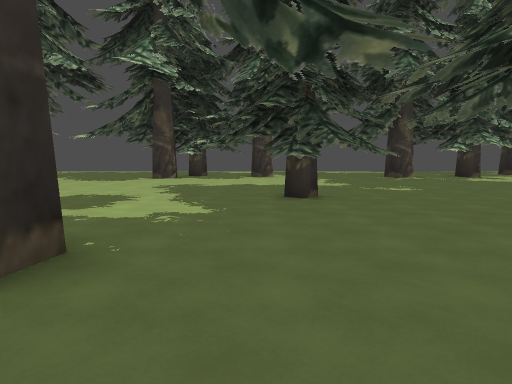
view 1 (above)

24 first-person views from a walk through a level from a Godot 3-D game. The camera is 1.4 m above the floor, tilts 6° down and sees 75° across. The floor is counted in squares, 2 m on a side. Each view is taken from the middle of a square. On the plan, view 1 faces up. The plan holds only what a view shows up to about 10 squares ahead; the rest is blank. The place goes on beyond the plan.

view 2
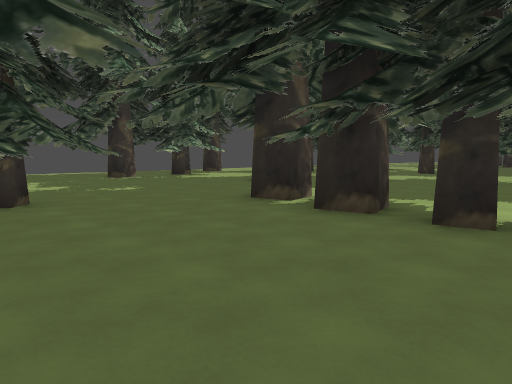

view 3
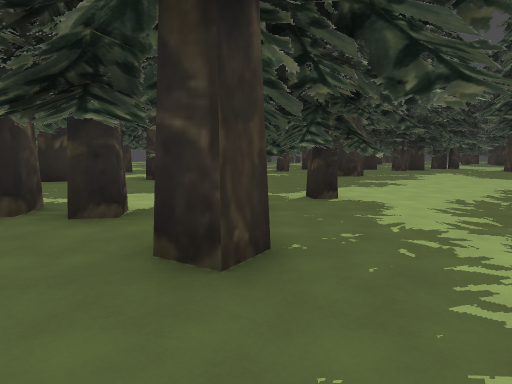

view 4
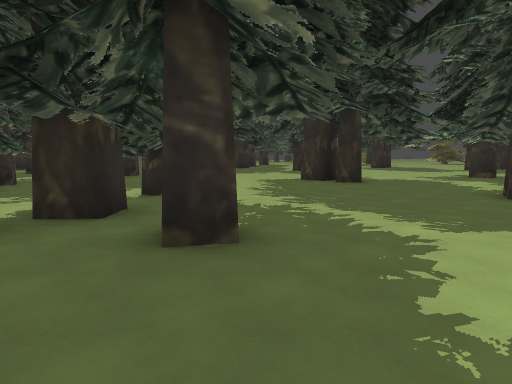

view 5
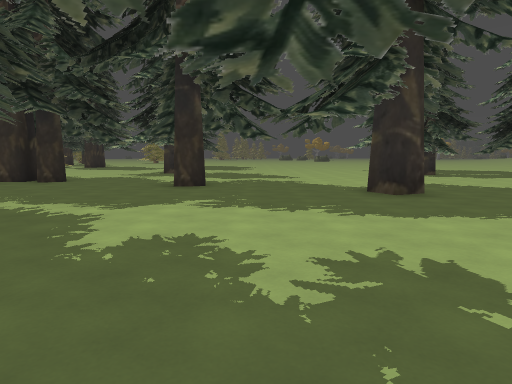

view 6
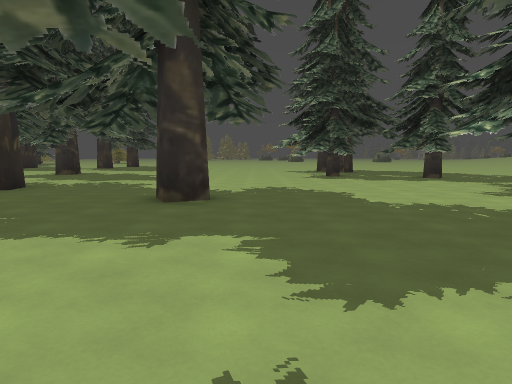

view 7
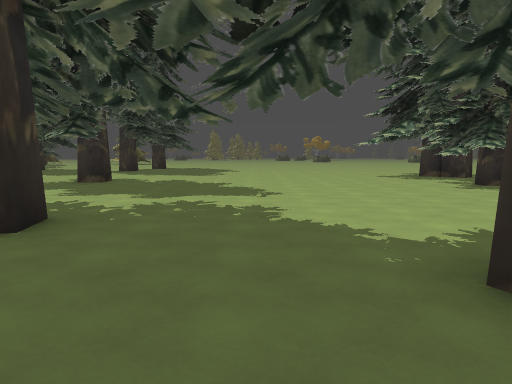

view 8
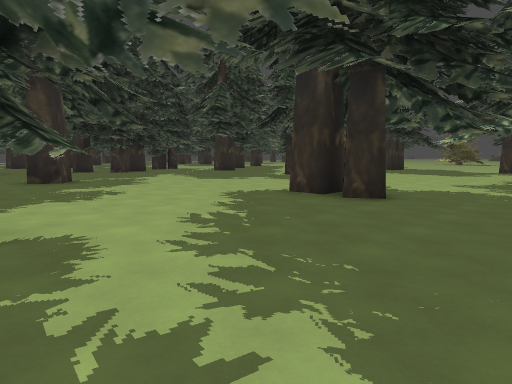

view 9
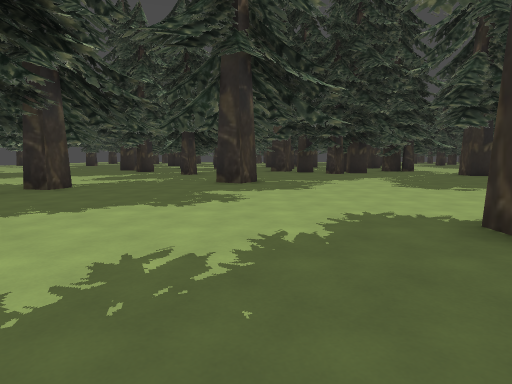

view 10
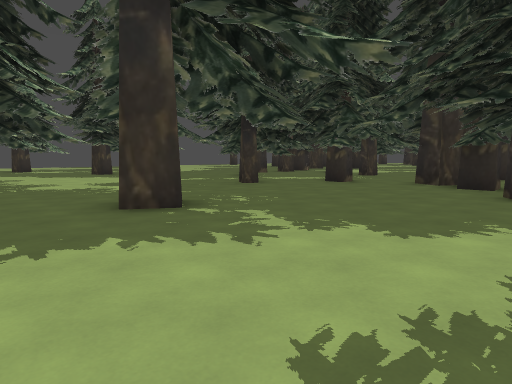

view 11
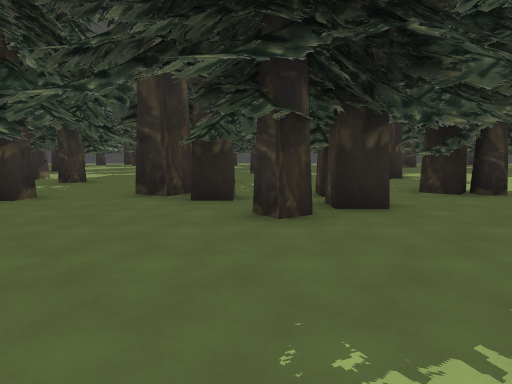

view 12
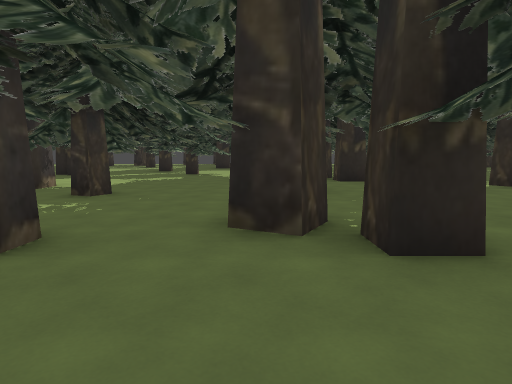

view 13
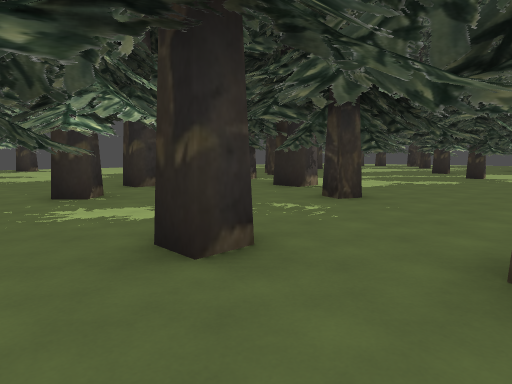

view 14
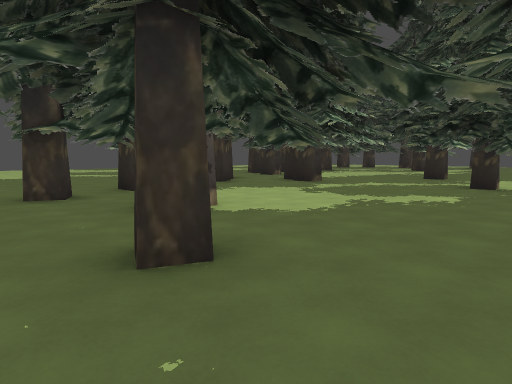

view 15
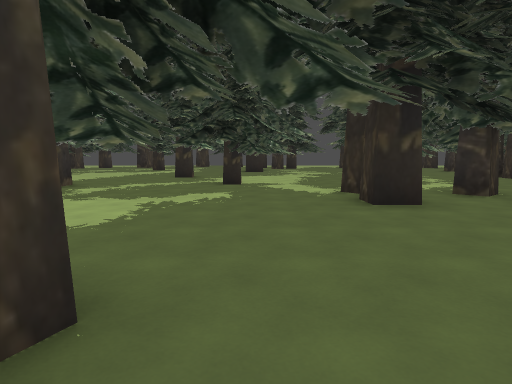

view 16
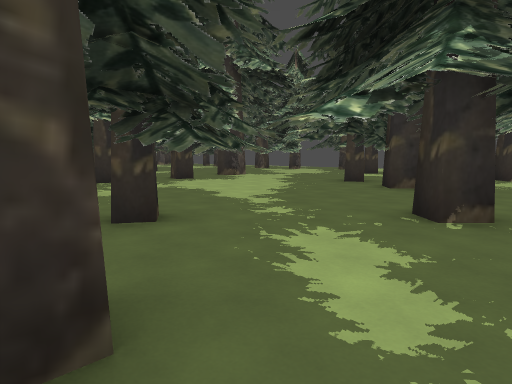

view 17
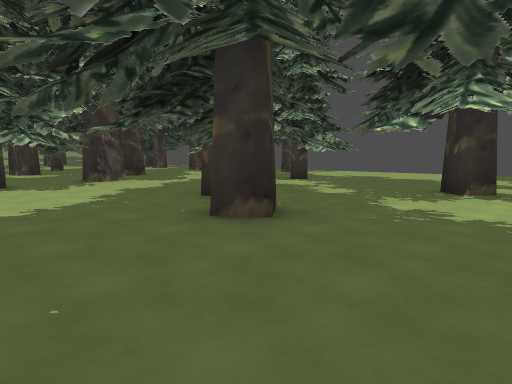

view 18
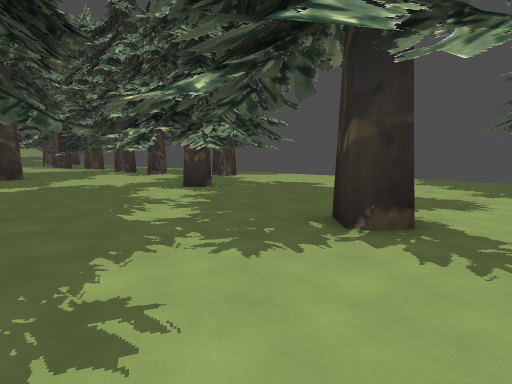

view 19
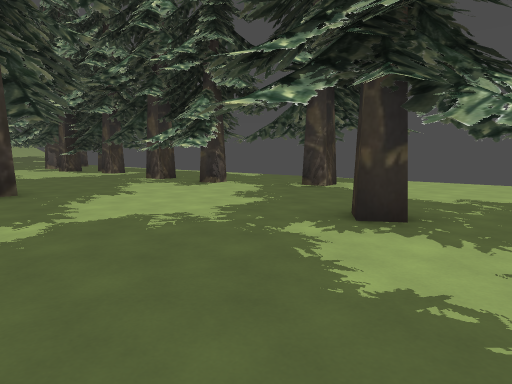

view 20
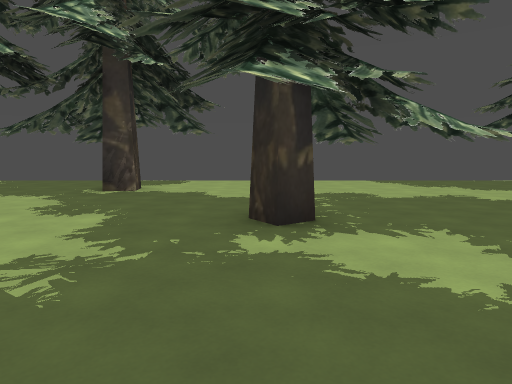

view 21
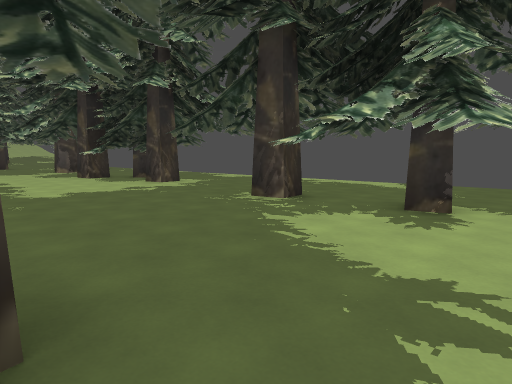

view 22
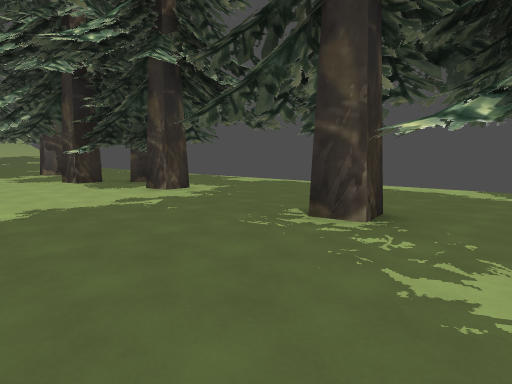

view 23
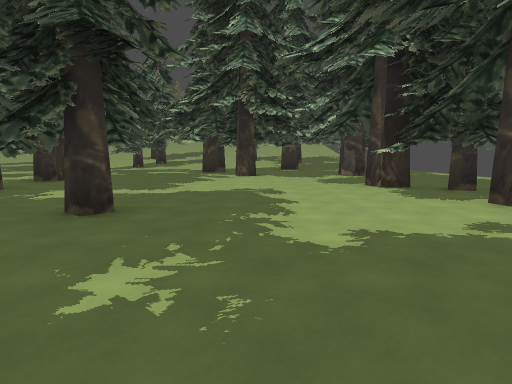

view 24
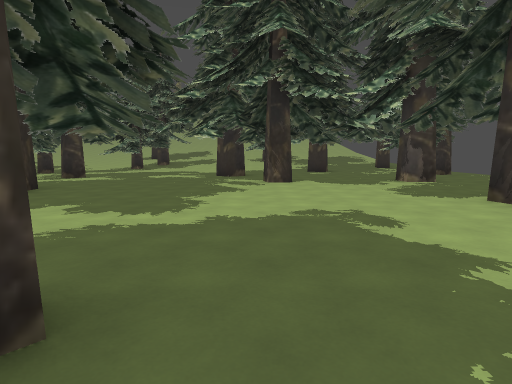

### Floor plan
Key: @ floor where view 1 was taken; # wall or solid block; x gap in a wall; . floor; ^ raised ledge; T thing the floor can be seen under or through.
Columns run from 8 left of view 1 to 31 right of it. Each row starts with its distance up from view 1.
 15         ........ ...........
 14     .. ..... ...............
 13 ........... ......#.........
 12 #.......#......#..........
 11 .... #  .....#......... ...
 10 .............. x ....#.x....
  9 ....................... .....
  8 ..........................#..
  7 ...............#.............
  6 ....... .#.....   .......  ..
  5 ........   ..... .#....#.....
  4 ........^.........# .....#....
  3 ........... ......... ...........  ##
  2 ...#..#...  T...^.#..x.......#...# ..
  1 ............T... .............#.. ...#..
  0   ......@...T#.^  .........#.  .... ....
 -1  .........#..#. ..... ... ...  ##.......
 -2 .............##.........#. ..........
 -3 ............. ............^...#. .....#
 -4 ....................#.... #.........^...
 -5 ....#...............#.... ...........  .
 -6 .........#.................#......#.#...
 -7 ..........................##... .....
 -8 .............##......... #.x.......#..
 -9 ..............  ..........##..   .#...
-10   ............    .... ....  ..     ..
-11 #.^............     ..    . # ..
-12 ...........#...           .##^..#
-13   ......... ..             ..

Where each view was taken, in squares from view 1:
view 1: 0 up, 0 right, facing up
view 2: 0 up, 0 right, facing up-right
view 3: 1 down, 0 right, facing right
view 4: 1 up, 0 right, facing down-right
view 5: 2 up, 1 left, facing down
view 6: 1 up, 5 left, facing down
view 7: 3 down, 2 left, facing down
view 8: 2 down, 2 right, facing down-right
view 9: 5 down, 3 right, facing right
view 10: 9 down, 10 right, facing up-right
view 11: 8 down, 13 right, facing right
view 12: 6 down, 16 right, facing right
view 13: 6 down, 17 right, facing up-right
view 14: 5 down, 21 right, facing up-right
view 15: 4 down, 21 right, facing right
view 16: 4 down, 20 right, facing up-left
view 17: 1 up, 20 right, facing up-left
view 18: 5 up, 20 right, facing up-left
view 19: 6 up, 15 right, facing up-left
view 20: 6 up, 13 right, facing up
view 21: 7 up, 9 right, facing up-left
view 22: 8 up, 7 right, facing up-left
view 23: 8 up, 5 right, facing left
view 24: 7 up, 2 right, facing left
